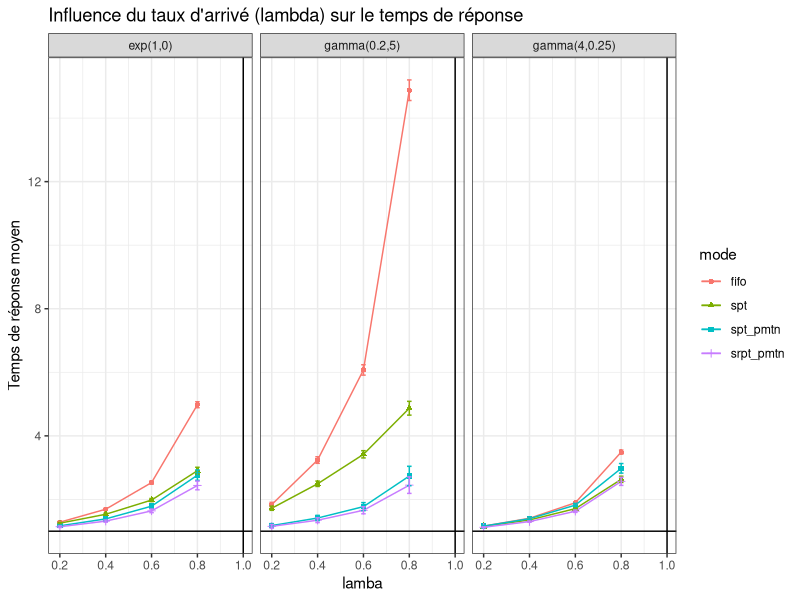
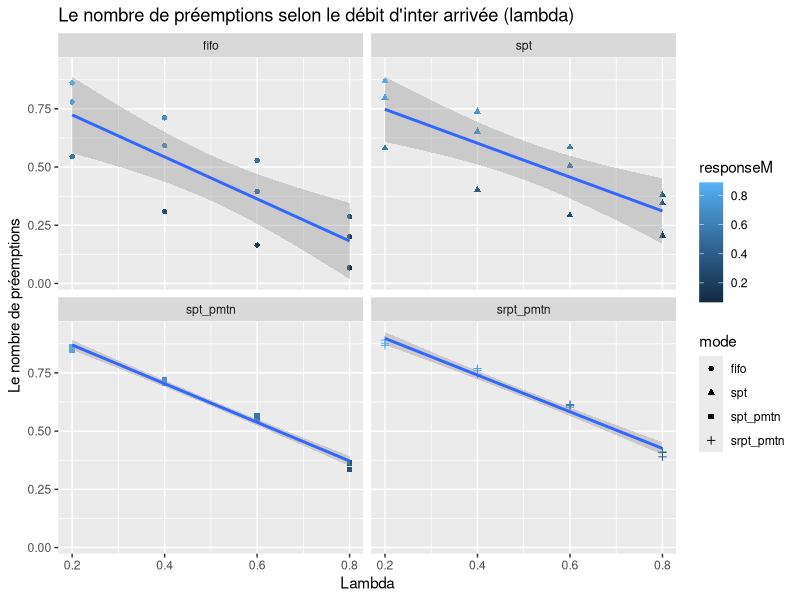
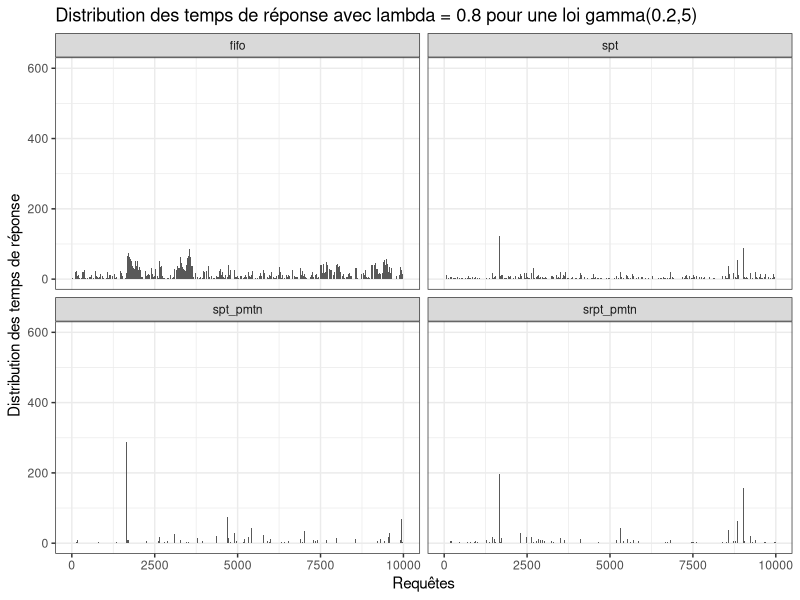
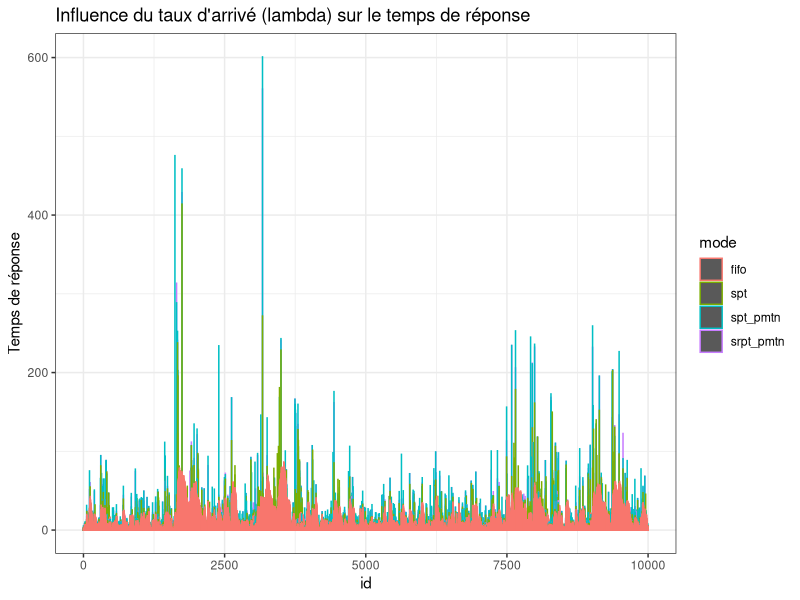

Write the R code that produced these figures, in order.
## ---- chunk 1
#Libraries
library(plyr)
library(ggplot2)

## ---- chunk 2

Service <- function(n=1,typeservice,x,y) {
# genere un temps de service
  switch(typeservice,
         det = rep(1,n),
         uni = runif(n,x,y),
         gamma = rgamma(n,shape=x,scale=y),
         exp = rexp(n,x)
         )
}

FileLIFO <- function(n,lambda,typeservice,x,y,policy,seed=10) {
    # simulates a M/GI/1 LIFO queue with different preemption policy
    # parameters:
    #    n :  total number of jobs
    #    lambda : arrival rate
    #    typeservice : service law (det uni gamma exp)
    #    x ,y : parameters of the service law
    #    policy: npmtn, pmtn, pmtn_restart, pmtn_reset
    # return value:
    #    vector with response time of each task assuming the queue is initially empty
    set.seed(seed)                #in order to have the same time service each call with the same lambda, x, y
    A <- rexp(n,lambda)         # inter arrival
    t1 <- cumsum(A)             # arrival dates
    t2 <- rep(NA,n)             # completion dates
    S <- Service(n,typeservice,x,y) # initial service times
    
    #### Variables that define the state of the queue
    t = 0               # current time
    remaining = rep(NA,n)  # how much work remains to do for each task
    running = NA        # index of the currently running task
    waiting = c()       # stack with tasks which have arrived or have not been completed yet
    next_arrival = 1    # index of the next task to arrive
    sys_vide = 0        # by curiosity let's count the number of times the system is empty
    sys_interrupted = 0 # by curiosity let's count the number of times the system is interrupted
    used = rep(0, n)    # by curiosity let's count the total of time used by a process (including its restart)
    waiting_length = rep(NA,n)  # by curiosity let's save the preemptions for counting them later
    
    
    #### A few useful local functions 
    run_task = function() { # runs the last task of the waiting list
      #if there is still a process in the stack to run, we take the last one in
    
      if(length(waiting)>0) {
      
    #print("arrivals")
    #print(t1)

        index = length(waiting)
        #waiting_length[next_arrival-1] <<- index
        #At first affectation it takes S[running], but after remaining[running] is returned
        for(i in 1:length(waiting)) {
        #For some reason multiple process can be pushed in waiting with one call to push function, causing troubles
        #Moreover this issue, may engage other strange behaviors such as 
            request = waiting[i] #it unstacks the last process received to update its remainning time
            remaining[request] <<- min(S[request],remaining[request],na.rm=T)
        }

        #print("index") 
        #print(length(waiting))
        #print("queue") 
        #print(waiting)
    
        #return the waiting index of the process with a minimum remaining time > 0 : depending on the policy chosen
        switch(policy,
                        srpt_pmtn = 
                          { #we elect the min between the new and current request by comparing their remaining time
                            if (index >= 2) { 
                              if (remaining[waiting[index-1]] <= remaining[waiting[index]]) 
                                index = (index - 1)
                            }
                          },
                       
                        spt_pmtn = 
                          { #we elect the min between the new and current request by comparing their service time
                            if (index >= 2) { 
                              if (S[waiting[index-1]] <= S[waiting[index]]) 
                                index = (index - 1)
                            }
                          },
                       
                        spt = 
                          { #we elect the first shortest remaining time process, among all the waiting processes
                            min_process = which(remaining==min(remaining[remaining>0], na.rm=T))
                            
                            #print("spt ")
                            #print(min_process)
                            #print(remaining)
                            
                            index = (which(waiting == min_process)) #[1]
                          },
                        
                        fifo = 
                          { #we elect the first arrived
                            
                            #print("fifo ")
                            #print(remaining)
                            
                            index = 1
                          },
                         {
                           print ("Default case --> Error")
                         }
                )

      
        running <<- waiting[index]        
        waiting <<- waiting[-index] #renvoie le tableau privé de l'element a la position index 
      }
    }

    push_task = function() { # insert the next_arrival-th task to the waiting list
                             # and run it if there is preemption
      if(policy != "spt" && policy != "fifo") {
        #It is preemptif
        if(!is.na(running)) {
          #if a process is running, we stack him because we are in preemption mode, and then stack also the next arrival. 
          waiting <<- c(waiting,running) #it stacks the current process, if t==t1[next_arrival]
        }
        running <<- NA #We set it to NA as if no process is running
      }
      #preemptif or not we stack the next arrival
      waiting <<- c(waiting,next_arrival)
      next_arrival <<- next_arrival+1 
      if(is.na(running)) { run_task() } #if it was preemtpif let run the next arrival, by unstack it
    }

    #### Main simulation loop
    while(TRUE) { 
      #dt is the time we will minus the remaning running process time
      # Look for next event
      dt = NA
      #have we reached the number max of process arrival ?
      if(next_arrival <=n) { dt = min(dt ,(t1[next_arrival]-t), na.rm=T ) } #dt=t1[..]-t it's a bit akward to take the min with dt because NA are deleted. Notice that t1[next_arrival]-t=dt is the next process arrival time - current time. So this is the elapsed time
      
      #is some process running ? if so, we finish executing it if its remaining time is lower than the delta time of the next arrival
      if(!is.na(running))  { dt = min(dt,remaining[running], na.rm=T) }
      
      #we've reached the max of process (no next arrival) and no process is running, we take off
      if(is.na(dt)) { break }
      
      # Update state
      t=t+dt
      if(!is.na(running)) { 
        # if a process is running, we subtract him dt time
        remaining[running] = remaining[running] - dt
        used[running] = used[running] + dt
        if(remaining[running]<=0) {
          #if the process is finished, we note the finish time
          t2[running] = t
          running = NA
          
          #the process is finished, it unstacks the last process and it launchs it depending on the policy chosen (resume, restart, restart with lower time), and affect remaining[running] to the corresponding time service
          run_task()
        }
      }
      
      if((next_arrival<=n) & (t==t1[next_arrival])) {
        #if this is time for the next arrival
        push_task() #insert the next_arrival task to the waiting list and run it if there is preemption
      }
      
    }
    
    #count the number of times the system is empty
    for(i in 2:n) {
      if ( t1[i]>t2[i-1]) {
        sys_vide = sys_vide + 1
      }
    }
    
    list (jobs = data.frame(arrival = t1, completion=t2, service=used, theoricService=S, response=(t2-t1), wl = waiting_length), 
          sys_vide = sys_vide)
}    

## ---- chunk 3

lambda_min  = 0.1
lambda_max  = 0.95
lambdas     = c(.2, .4, .6, .8) #seq(lambda_min, lambda_max, step)
step        = 0.05
n           = 10000
x           = 1
y           = 1
policies    = c("srpt_pmtn","spt_pmtn", "spt", "fifo")

laws        = data.frame()
laws        = rbind(laws, data.frame(name="exp(1,0)", fun="exp", x=1, y=0))
laws        = rbind(laws, data.frame(name="gamma(4,0.25)", fun="gamma", x=4, y=0.25))
laws        = rbind(laws, data.frame(name="gamma(0.2,5)", fun="gamma", x=0.2, y=5))

df = data.frame()
for(law in 1:nrow(laws)) {
    for(lambda in lambdas) {
      for(policy in policies){ 
        route=FileLIFO(n, lambda, typeservice=as.character(laws[law,]$fun), laws[law,]$x, laws[law,]$y, policy)
        tmp=route$jobs
        tmp$mode = policy
        tmp$lambda = lambda
        tmp$id=1:length(tmp$arrival)
        tmp$law = laws[law,]$name
        tmp$n = n
        tmp$sys_vide = route$sys_vide
        tmp$sys_interrupted=(tmp$n-tmp$sys_vide)
        df = rbind(df, tmp)
     }
  }
}

library(plyr)
res = ddply(df, c("law", "mode", "lambda", "n", "sys_vide", "sys_interrupted"), summarize, serviceM= mean(service), sd_service=sd(service), responseM=mean(response), sd_response=sd(response))

## ---- chunk 4
ggplot(data=res, aes(x = lambda, y = responseM, color = mode, shape = mode)) + 
  geom_line() +
  geom_point() + 
  geom_errorbar(width = 0.02, aes(x = lambda, y = responseM, ymin = responseM - 2 * sd_response/sqrt(n), ymax = responseM + 2 * sd_response/sqrt(n))) + 
  geom_vline(xintercept = 1) +
  geom_hline(yintercept = 1) +
  theme_bw() +
  facet_wrap(~law) +
  xlab("lamba") +
  ylab("Temps de réponse moyen") +
  ggtitle("Influence du taux d'arrivé (lambda) sur le temps de réponse")
## ---- chunk 5
library(plyr)
res2 = ddply(df, c("law", "mode", "lambda", "n"), summarize, responseM= 1/mean(response))

## ---- chunk 6
#mean = ddply(res, c("lambda"), summarize, sys_int= mean(sys_interrupted))
#geom_smooth(data=mean, (aes(y=sys_int)), method="lm")
reg = res2[res2$law=="gamma(0.2,5)" & res2$mode=="fifo",]
coef(lm(data=reg, reg$responseM ~ reg$lambda))

ggplot(data=res2, aes(x=lambda) )+
  geom_point(aes (y=responseM, colour=responseM, shape=mode)) +
  geom_smooth(data=res2, (aes(y=responseM)), method="lm")+
  facet_wrap(~mode) +
  xlab("Lambda") +
  ylab("Le nombre de préemptions") +
  ggtitle("Le nombre de préemptions selon le débit d'inter arrivée (lambda) ")

## ---- chunk 7

ggplot(data=df[df$law=="gamma(0.2,5)" & df$lambda==0.8,], aes(x = id)) + 
  geom_bar(stat="identity", position="identity", aes(y=response)) + 
  theme_bw() +
  xlab("Requêtes") +
  facet_wrap(~mode) + 
  ylab("Distribution des temps de réponse") +
  ggtitle("Distribution des temps de réponse avec lambda = 0.8 pour une loi gamma(0.2,5)")

## ---- chunk 8

ggplot(data=df[df$lambda==0.8,], aes(x = id, color = mode, shape = mode)) + 
  geom_bar(stat="identity", position="identity", aes(y=response)) + 
  theme_bw() +
  xlab("id") +
  ylab("Temps de réponse") +
  ggtitle("Influence du taux d'arrivé (lambda) sur le temps de réponse")
